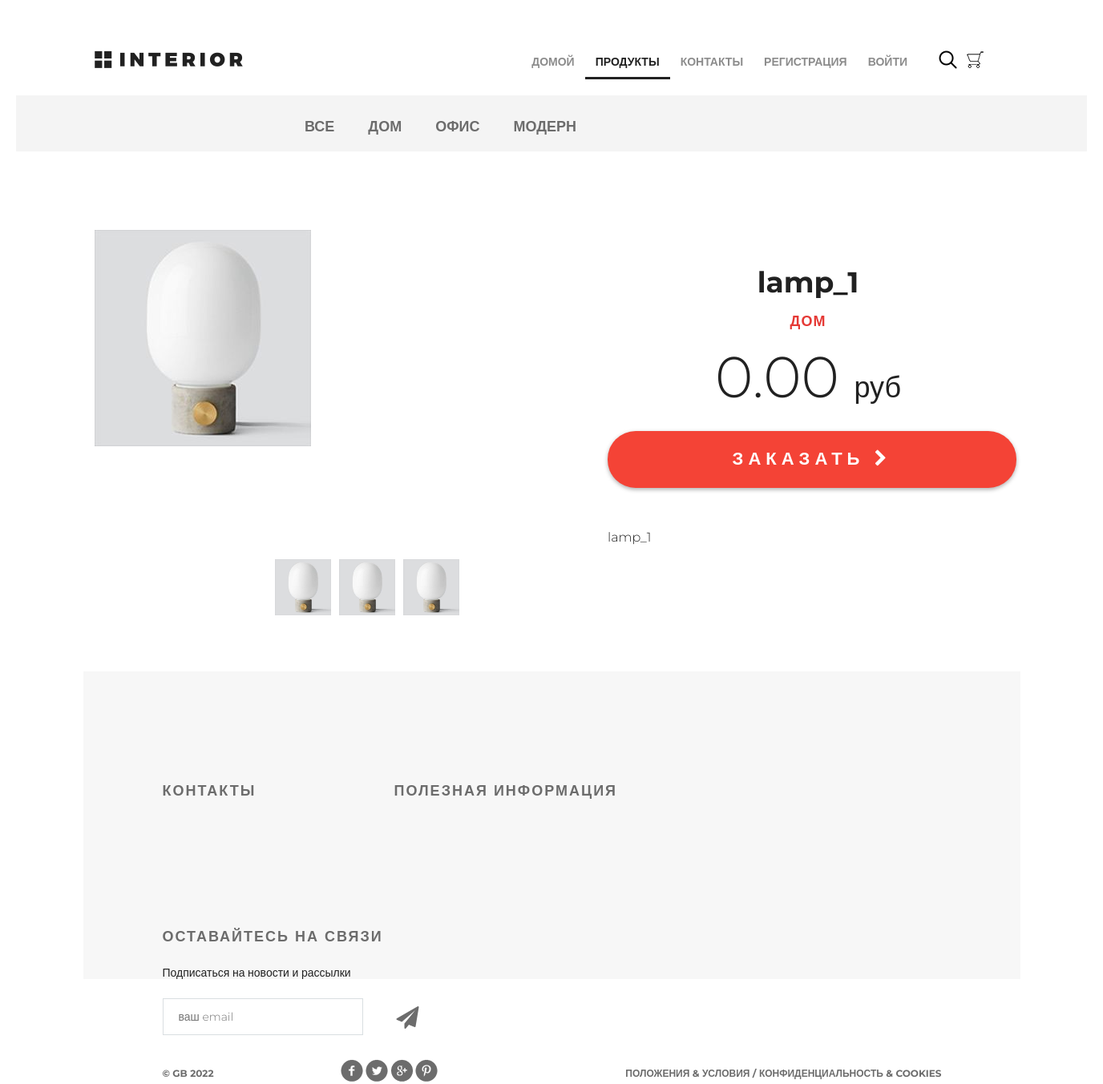
The app's page /products/product/4/, older data.
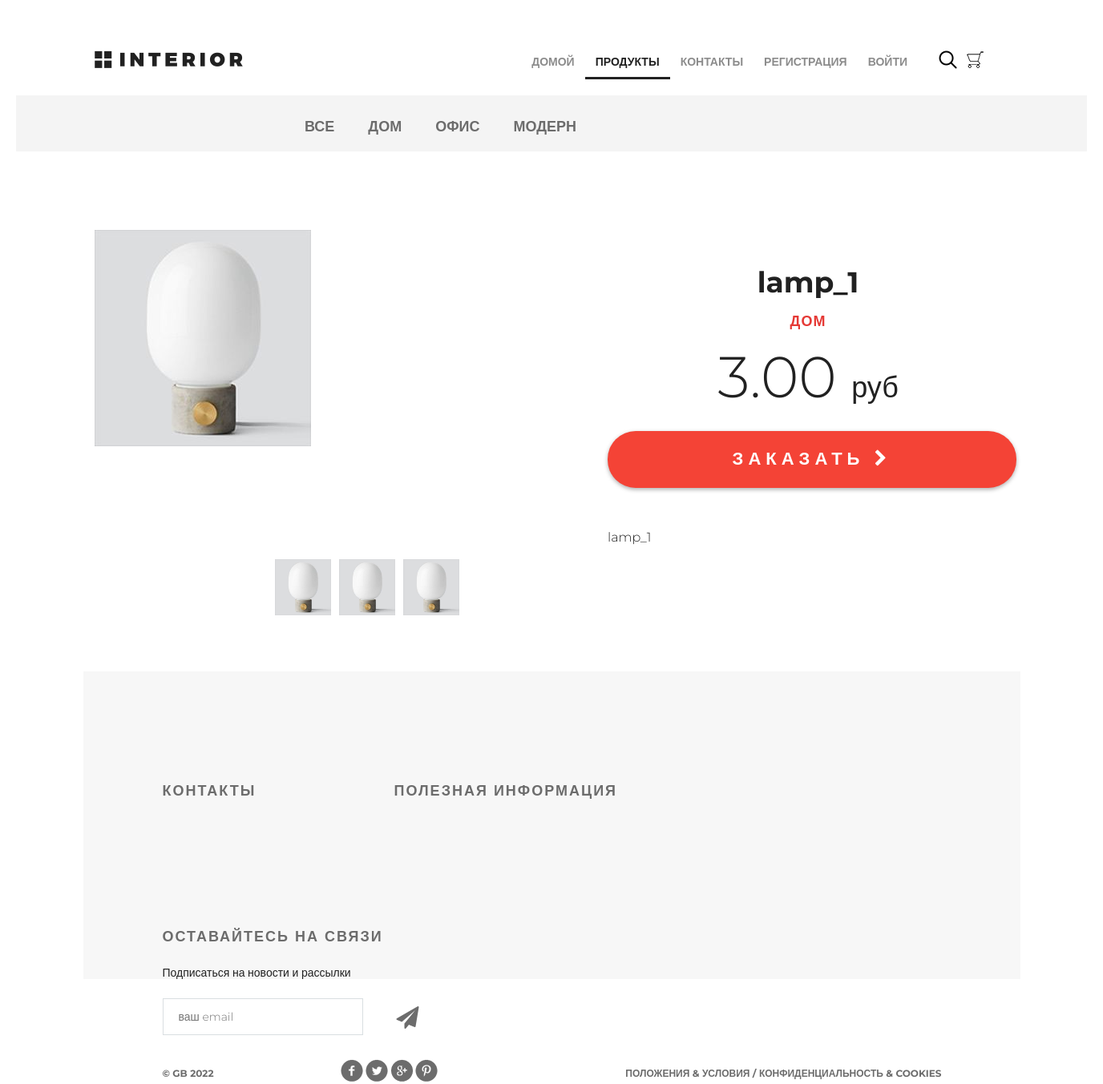
The same page, newer data.
### mainapp/models.py (models this page shows, shortened)
class ProductCategotry(models.Model):
    name = models.CharField(max_length=64, unique=True, verbose_name='Имя')
    description = models.TextField(verbose_name='Описание', blank=True)
    link_name = models.CharField(max_length=64, unique=False, verbose_name='Ссылка', blank=True)
    is_active = models.BooleanField(default=True)
    def __str__(self):
        return self.name
    class Meta:
        verbose_name = 'Категория'
        verbose_name_plural = 'Категории'

class Product(models.Model):
    category = models.ForeignKey(ProductCategotry, on_delete=models.CASCADE)
    name = models.CharField(verbose_name='имя продукта', max_length=128)
    image = models.ImageField(upload_to='products_images', blank=True)
    short_desc = models.CharField(verbose_name='краткое описание продукта', max_length=60, blank=True)
    description = models.TextField(verbose_name='описание продукта', blank=True)
    price = models.DecimalField(verbose_name='цена продукта', max_digits=8, decimal_places=2, default=0)
    quantity = models.PositiveIntegerField(verbose_name='количество на складе', default=0)
    is_active = models.BooleanField(default=True)
    class Meta:
        verbose_name = 'Продукт'
        verbose_name_plural = 'Продукты'

### mainapp/views.py (the view)
# urls.py: path('product/<int:pk>/', mainapp.product, name='product'),
def product(request, pk):
    title = 'продукты'
    content = {
        'title': title,
        'links_menu': ProductCategotry.objects.filter(is_active=True),
        'product': get_object_or_404(Product, pk=pk),
    }
    return render(request, 'mainapp/product.html', content)

### mainapp/context_processors.py (called while the page is built)
def basket(request):
    print(f'context processor basket works')
    basket = []
    if request.user.is_authenticated:
        basket = Basket.objects.filter(user=request.user)
    basket = []
    if request.user.is_authenticated:
        basket = Basket.objects.filter(user=request.user)
    return {
        'basket': basket,
    }

### mainapp/templates/mainapp/product.html (shortened to what this page needs)
{% extends 'mainapp/base.html' %}
{% load static %}
{% block menu %}
<div class="hero-white">
    <div class="header clearfix">
        {% include 'mainapp/includes/inc_main_menu.html' %}
    </div>
</div>
{% endblock menu %}
{% block content%}
<div class="details">
    <div class="links clearfix">
        {% include 'mainapp/includes/inc_categories_menu.html' %}
    </div>
    <div class="details-products">
        <div class="details-slider">
            <div class="slider-product">
                <img src="/media/{{ product.image }}" alt="product">
            </div>
            <div class="slider-control">
                <div class="block">
                    <a href="#"><img src="/media/{{ product.image }}" alt="">
                    </a>
                </div>
                <div class="block">
                    <a href="#"><img src="/media/{{ product.image }}" alt="">
                    </a>
                </div>
                <div class="block">
                    <a href="#"><img src="/media/{{ product.image }}" alt="">
                    </a>
                </div>
            </div>
        </div>
        <div class="description">
            <h3 class="big-bold">{{product.name}}</h3>
            <h3 class="red">{{product.category}}</h3>
            <p class="price"> {{product.price|floatformat:2}} <span>руб</span></p>
            <a href="{% url 'basketapp:basket_add' product.pk %}" class="red-button">
                заказать <i class="fa fa-chevron-right" aria-hidden="true"></i>
            </a>
            <div class="description-text">
                <p>{{product.short_desc}}</p>
            </div>
        </div>
    </div>
</div>
{% endblock content%}

### mainapp/templates/mainapp/base.html (shortened to what this page needs)
{% load static %}
<!DOCTYPE html>
<html>
<head>
    {% block css %}
    <link rel="stylesheet" type="text/css" href="{% static 'css/bootstrap.min.css' %}">
    <link rel="stylesheet" type="text/css" href="{% static 'css/style.css' %}">
    <link rel="stylesheet" href="{% static 'fonts/font-awesome/css/font-awesome.css' %}">
    {% endblock %}
</head>
<body>
<div class="container">
    {% block menu %} {% endblock menu %}
    {% block content%} {% endblock content%}
    <div class="clr"></div>
</div>
{% block footer %}
<div class="footer">
    <div class="clearfix">
        <div class="text-footer">
            <h3>контакты</h3>
        </div>
        <div class="text-footer">
            <h3>полезная информация</h3>
        </div>
        <div class="text-footer clearfix">
            <h3>Оставайтесь на связи</h3>
            <p>Подписаться на новости и рассылки</p>
            <form>
                <input type="email" name="email" placeholder="ваш email">
                <a href="#"><i class="fa fa-paper-plane fa-2x" aria-hidden="true"></i></a>
            </form>
        </div>
    </div>
    <p class="small">&copy; GB {% now "Y" %}</p>
    <div class="social">
        <a href="#" class="social1"></a>
        <a href="#" class="social2"></a>
        <a href="#" class="social3"></a>
        <a href="#" class="social4"></a>
    </div>
    <p class="small">Положения &amp; Условия / Конфиденциальность &amp; Cookies</p>
</div>
{% endblock footer %}
</body>
</html>

### mainapp/templates/mainapp/includes/inc_main_menu.html (shortened to what this page needs)
<a href="index.html" class="logo"></a>
<ul class="menu">
    <li><a href="{% url 'index' %}"
           class="{% if request.resolver_match.url_name == 'index' %}active{% endif%}">домой</a></li>
    <li><a href="{% url 'products:products' %}"
           class="{% if request.resolver_match.namespace == 'products' %}active{% endif%}">продукты</a></li>
    <li><a href="{% url 'contact' %}" class="{% if request.resolver_match.url_name == 'contact' %}active{% endif%}">контакты</a>
    </li>
    {% if user.is_authenticated %}
        <li><a href="{% url 'authapp:logout' %}">выйти</a></li>
    {% else %}
        <li><a href="{% url 'authapp:register' %}">Регистрация</a></li>
        <li><a href="{% url 'authapp:login' %}">Войти</a></li>
    {% endif %}
</ul>
<a href="#" class="search"></a>
<a href="{% url 'basketapp:basket' %}" class="basket">
</a>

### mainapp/templates/mainapp/includes/inc_categories_menu.html
<ul class="links-menu">
    <li><a href="{% url 'products:category' 0 %}" class="{% if request.resolver_match.kwargs.pk == link.pk %}active{% endif%}">все</a></li>
    {% for link in links_menu %}
    <li><a href="{% url 'products:category' link.pk %}" class="{% if request.resolver_match.kwargs.pk == link.pk %}active{% endif%}">{{link.name}}</a></li>
    {% endfor %}
</ul>

Row changes from the older to the newer data that the page shows:
changed Product "lamp_1": price "0.00" → "3.00"
